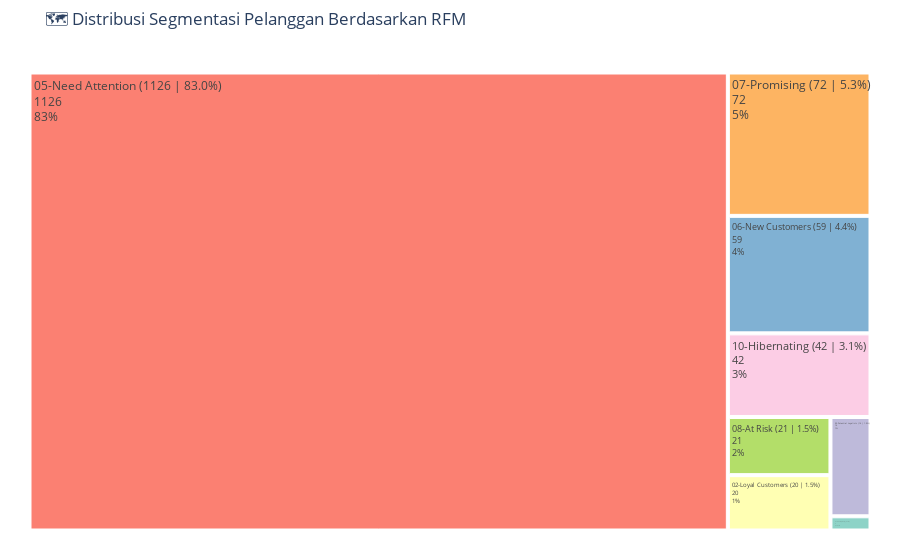

Here is the notebook cell this chart was saved with:
### Code cell
# Hitung distribusi pelanggan per segment
segment_size = df_rfm['Segment'].value_counts().reset_index()
segment_size.columns = ['Segment', 'Jumlah_Pelanggan']
total_customer = segment_size['Jumlah_Pelanggan'].sum()
segment_size['Persentase'] = (segment_size['Jumlah_Pelanggan'] / total_customer * 100).round(1)
segment_size['Label'] = segment_size.apply(
    lambda row: f"{row['Segment']} ({row['Jumlah_Pelanggan']} | {row['Persentase']}%)", axis=1
)

# Buat visualisasi Treemap
fig = px.treemap(
    segment_size,
    path=['Label'],
    values='Jumlah_Pelanggan',
    color='Segment',
    color_discrete_sequence=px.colors.qualitative.Set3,
    title='🗺️ Distribusi Segmentasi Pelanggan Berdasarkan RFM'
)
fig.update_traces(textinfo='label+value+percent entry')
fig.update_layout(margin=dict(t=50, l=25, r=25, b=25))
fig.show()

### Figure 1 — Plotly figure (JSON) as saved in the notebook; plotly's stock layout.template omitted (floating-point values rounded to 4 significant figures)
{"data": [{"branchvalues": "total", "customdata": [["01-Champion"], ["02-Loyal Customers"], ["03-Potential Loyalists"], ["05-Need Attention"], ["06-New Customers"], ["07-Promising"], ["08-At Risk"], ["10-Hibernating"]], "domain": {"x": [0, 1], "y": [0, 1]}, "hovertemplate": "labels=%{label}<br>Jumlah_Pelanggan=%{value}<br>parent=%{parent}<br>id=%{id}<br>Segment=%{customdata[0]}<extra></extra>", "ids": ["01-Champion (2 | 0.1%)", "02-Loyal Customers (20 | 1.5%)", "03-Potential Loyalists (14 | 1.0%)", "05-Need Attention (1126 | 83.0%)", "06-New Customers (59 | 4.4%)", "07-Promising (72 | 5.3%)", "08-At Risk (21 | 1.5%)", "10-Hibernating (42 | 3.1%)"], "labels": ["01-Champion (2 | 0.1%)", "02-Loyal Customers (20 | 1.5%)", "03-Potential Loyalists (14 | 1.0%)", "05-Need Attention (1126 | 83.0%)", "06-New Customers (59 | 4.4%)", "07-Promising (72 | 5.3%)", "08-At Risk (21 | 1.5%)", "10-Hibernating (42 | 3.1%)"], "marker": {"colors": ["rgb(141,211,199)", "rgb(255,255,179)", "rgb(190,186,218)", "rgb(251,128,114)", "rgb(128,177,211)", "rgb(253,180,98)", "rgb(179,222,105)", "rgb(252,205,229)"]}, "name": "", "parents": ["", "", "", "", "", "", "", ""], "textinfo": "label+value+percent entry", "type": "treemap", "values": [2.0, 20.0, 14.0, 1126.0, 59.0, 72.0, 21.0, 42.0]}], "layout": {"legend": {"tracegroupgap": 0}, "margin": {"b": 25, "l": 25, "r": 25, "t": 50}, "title": {"text": "🗺️ Distribusi Segmentasi Pelanggan Berdasarkan RFM"}, "treemapcolorway": ["rgb(141,211,199)", "rgb(255,255,179)", "rgb(190,186,218)", "rgb(251,128,114)", "rgb(128,177,211)", "rgb(253,180,98)", "rgb(179,222,105)", "rgb(252,205,229)", "rgb(217,217,217)", "rgb(188,128,189)", "rgb(204,235,197)", "rgb(255,237,111)"]}}
